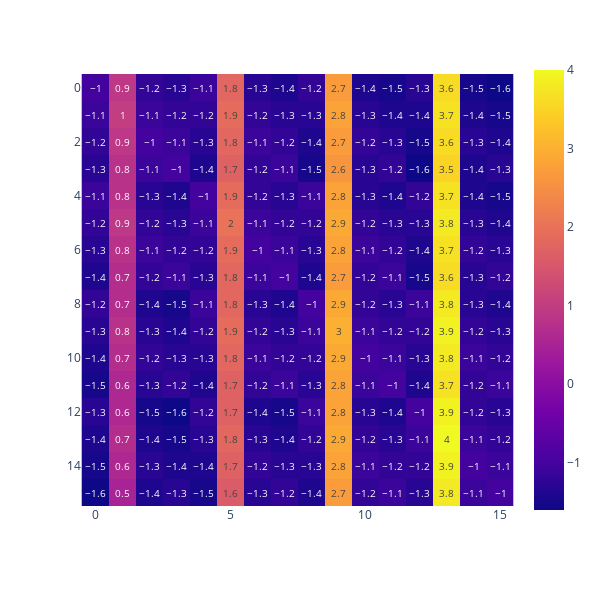
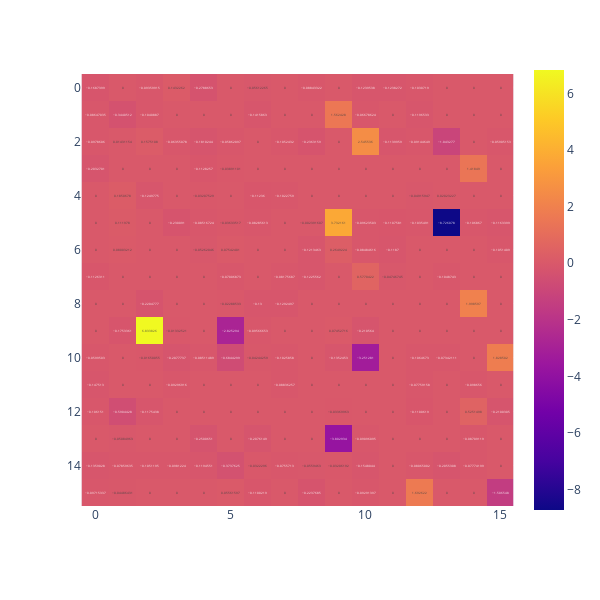
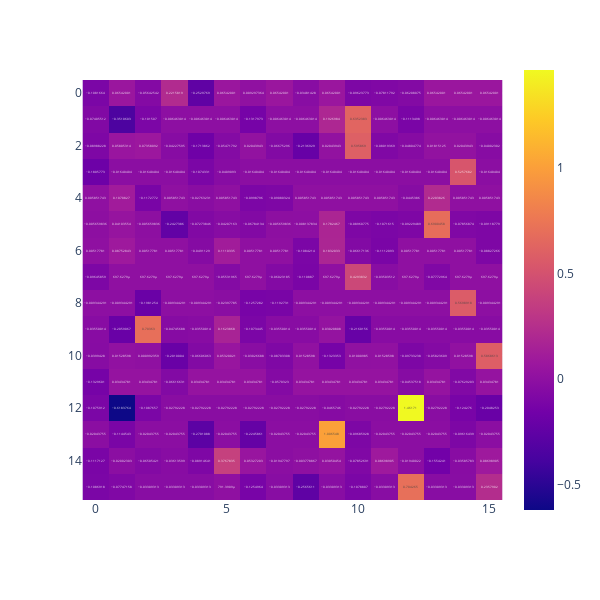
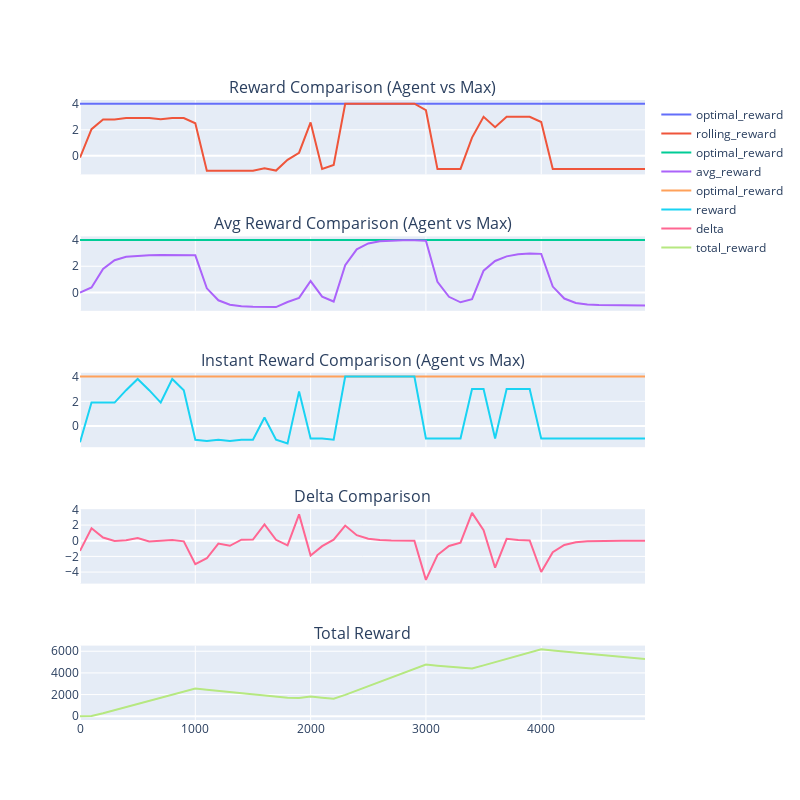

Source (notebook cell) for these figures, in order:
### Code cell
assess_step(exp_env, exp_agent, env_1d_mapping, env_1d_mapping_flipped, running_dict_list)

### Figure 1 — Plotly figure (JSON) as saved in the notebook; plotly's stock layout.template omitted (floating-point values rounded to 4 significant figures; data arrays with more than 128 entries replaced by an {"elided": "..."} marker saying what was removed)
{"data": [{"coloraxis": "coloraxis", "hovertemplate": "x: %{x}<br>y: %{y}<br>color: %{z}<extra></extra>", "name": "0", "texttemplate": "%{z}", "type": "heatmap", "xaxis": "x", "yaxis": "y", "z": {"elided": "16x16 float values"}}], "layout": {"coloraxis": {"colorscale": [[0, "#0d0887"], [0.1111, "#46039f"], [0.2222, "#7201a8"], [0.3333, "#9c179e"], [0.4444, "#bd3786"], [0.5556, "#d8576b"], [0.6667, "#ed7953"], [0.7778, "#fb9f3a"], [0.8889, "#fdca26"], [1, "#f0f921"]]}, "height": 600, "margin": {"t": 60}, "width": 600, "xaxis": {"anchor": "y", "autorange": true, "constrain": "domain", "domain": [0, 1], "range": [-0.5, 15.5], "scaleanchor": "y"}, "yaxis": {"anchor": "x", "autorange": true, "constrain": "domain", "domain": [0.03043, 0.9696], "range": [15.5, -0.5]}}}

### Figure 2 — Plotly figure (JSON) as saved in the notebook; plotly's stock layout.template omitted (floating-point values rounded to 4 significant figures; data arrays with more than 128 entries replaced by an {"elided": "..."} marker saying what was removed)
{"data": [{"coloraxis": "coloraxis", "hovertemplate": "x: %{x}<br>y: %{y}<br>color: %{z}<extra></extra>", "name": "0", "texttemplate": "%{z}", "type": "heatmap", "xaxis": "x", "yaxis": "y", "z": {"elided": "16x16 float values"}}], "layout": {"coloraxis": {"colorscale": [[0, "#0d0887"], [0.1111, "#46039f"], [0.2222, "#7201a8"], [0.3333, "#9c179e"], [0.4444, "#bd3786"], [0.5556, "#d8576b"], [0.6667, "#ed7953"], [0.7778, "#fb9f3a"], [0.8889, "#fdca26"], [1, "#f0f921"]]}, "height": 600, "margin": {"t": 60}, "width": 600, "xaxis": {"anchor": "y", "autorange": true, "constrain": "domain", "domain": [0, 1], "range": [-0.5, 15.5], "scaleanchor": "y"}, "yaxis": {"anchor": "x", "autorange": true, "constrain": "domain", "domain": [0.03043, 0.9696], "range": [15.5, -0.5]}}}

### Figure 3 — Plotly figure (JSON) as saved in the notebook; plotly's stock layout.template omitted (floating-point values rounded to 4 significant figures; data arrays with more than 128 entries replaced by an {"elided": "..."} marker saying what was removed)
{"data": [{"coloraxis": "coloraxis", "hovertemplate": "x: %{x}<br>y: %{y}<br>color: %{z}<extra></extra>", "name": "0", "texttemplate": "%{z}", "type": "heatmap", "xaxis": "x", "yaxis": "y", "z": {"elided": "16x16 float values"}}], "layout": {"coloraxis": {"colorscale": [[0, "#0d0887"], [0.1111, "#46039f"], [0.2222, "#7201a8"], [0.3333, "#9c179e"], [0.4444, "#bd3786"], [0.5556, "#d8576b"], [0.6667, "#ed7953"], [0.7778, "#fb9f3a"], [0.8889, "#fdca26"], [1, "#f0f921"]]}, "height": 600, "margin": {"t": 60}, "width": 600, "xaxis": {"anchor": "y", "autorange": true, "constrain": "domain", "domain": [0, 1], "range": [-0.5, 15.5], "scaleanchor": "y"}, "yaxis": {"anchor": "x", "autorange": true, "constrain": "domain", "domain": [0.04348, 0.9565], "range": [15.5, -0.5]}}}

### Figure 4 — Plotly figure (JSON) as saved in the notebook; plotly's stock layout.template omitted (floating-point values rounded to 4 significant figures)
{"data": [{"name": "optimal_reward", "type": "scatter", "x": [0, 100, 200, 300, 400, 500, 600, 700, 800, 900, 1000, 1100, 1200, 1300, 1400, 1500, 1600, 1700, 1800, 1900, 2000, 2100, 2200, 2300, 2400, 2500, 2600, 2700, 2800, 2900, 3000, 3100, 3200, 3300, 3400, 3500, 3600, 3700, 3800, 3900, 4000, 4100, 4200, 4300, 4400, 4500, 4600, 4700, 4800, 4900], "xaxis": "x", "y": [4, 4, 4, 4, 4, 4, 4, 4, 4, 4, 4, 4, 4, 4, 4, 4, 4, 4, 4, 4, 4, 4, 4, 4, 4, 4, 4, 4, 4, 4, 4, 4, 4, 4, 4, 4, 4, 4, 4, 4, 4, 4, 4, 4, 4, 4, 4, 4, 4, 4], "yaxis": "y"}, {"name": "rolling_reward", "type": "scatter", "x": [0, 100, 200, 300, 400, 500, 600, 700, 800, 900, 1000, 1100, 1200, 1300, 1400, 1500, 1600, 1700, 1800, 1900, 2000, 2100, 2200, 2300, 2400, 2500, 2600, 2700, 2800, 2900, 3000, 3100, 3200, 3300, 3400, 3500, 3600, 3700, 3800, 3900, 4000, 4100, 4200, 4300, 4400, 4500, 4600, 4700, 4800, 4900], "xaxis": "x", "y": [-0.13, 2.049, 2.796, 2.799, 2.902, 2.899, 2.9, 2.8, 2.9, 2.9, 2.5, -1.137, -1.133, -1.136, -1.133, -1.133, -0.9499, -1.128, -0.3058, 0.2403, 2.565, -1.002, -0.6969, 3.998, 4.0, 4.0, 4.0, 4.0, 4.0, 4.0, 3.5, -0.9999, -1.0, -1.0, 1.404, 3.0, 2.204, 3.0, 3.0, 3.0, 2.6, -0.9999, -1.0, -1.0, -1.0, -1.0, -1.0, -1.0, -1.0, -1.0], "yaxis": "y"}, {"name": "optimal_reward", "type": "scatter", "x": [0, 100, 200, 300, 400, 500, 600, 700, 800, 900, 1000, 1100, 1200, 1300, 1400, 1500, 1600, 1700, 1800, 1900, 2000, 2100, 2200, 2300, 2400, 2500, 2600, 2700, 2800, 2900, 3000, 3100, 3200, 3300, 3400, 3500, 3600, 3700, 3800, 3900, 4000, 4100, 4200, 4300, 4400, 4500, 4600, 4700, 4800, 4900], "xaxis": "x2", "y": [4, 4, 4, 4, 4, 4, 4, 4, 4, 4, 4, 4, 4, 4, 4, 4, 4, 4, 4, 4, 4, 4, 4, 4, 4, 4, 4, 4, 4, 4, 4, 4, 4, 4, 4, 4, 4, 4, 4, 4, 4, 4, 4, 4, 4, 4, 4, 4, 4, 4], "yaxis": "y2"}, {"name": "avg_reward", "type": "scatter", "x": [0, 100, 200, 300, 400, 500, 600, 700, 800, 900, 1000, 1100, 1200, 1300, 1400, 1500, 1600, 1700, 1800, 1900, 2000, 2100, 2200, 2300, 2400, 2500, 2600, 2700, 2800, 2900, 3000, 3100, 3200, 3300, 3400, 3500, 3600, 3700, 3800, 3900, 4000, 4100, 4200, 4300, 4400, 4500, 4600, 4700, 4800, 4900], "xaxis": "x2", "y": [-0.013, 0.3712, 1.788, 2.457, 2.721, 2.802, 2.843, 2.857, 2.864, 2.865, 2.836, 0.3112, -0.6054, -0.9419, -1.062, -1.107, -1.102, -1.124, -0.7361, -0.42, 0.869, -0.3202, -0.6996, 2.082, 3.298, 3.743, 3.906, 3.966, 3.987, 3.995, 3.948, 0.8112, -0.337, -0.7573, -0.5179, 1.66, 2.406, 2.757, 2.911, 2.967, 2.948, 0.4451, -0.471, -0.8064, -0.9291, -0.9741, -0.9905, -0.9965, -0.9987, -0.9995], "yaxis": "y2"}, {"name": "optimal_reward", "type": "scatter", "x": [0, 100, 200, 300, 400, 500, 600, 700, 800, 900, 1000, 1100, 1200, 1300, 1400, 1500, 1600, 1700, 1800, 1900, 2000, 2100, 2200, 2300, 2400, 2500, 2600, 2700, 2800, 2900, 3000, 3100, 3200, 3300, 3400, 3500, 3600, 3700, 3800, 3900, 4000, 4100, 4200, 4300, 4400, 4500, 4600, 4700, 4800, 4900], "xaxis": "x3", "y": [4, 4, 4, 4, 4, 4, 4, 4, 4, 4, 4, 4, 4, 4, 4, 4, 4, 4, 4, 4, 4, 4, 4, 4, 4, 4, 4, 4, 4, 4, 4, 4, 4, 4, 4, 4, 4, 4, 4, 4, 4, 4, 4, 4, 4, 4, 4, 4, 4, 4], "yaxis": "y3"}, {"name": "reward", "type": "scatter", "x": [0, 100, 200, 300, 400, 500, 600, 700, 800, 900, 1000, 1100, 1200, 1300, 1400, 1500, 1600, 1700, 1800, 1900, 2000, 2100, 2200, 2300, 2400, 2500, 2600, 2700, 2800, 2900, 3000, 3100, 3200, 3300, 3400, 3500, 3600, 3700, 3800, 3900, 4000, 4100, 4200, 4300, 4400, 4500, 4600, 4700, 4800, 4900], "xaxis": "x3", "y": [-1.3, 1.9, 1.9, 1.9, 2.9, 3.8, 2.9, 1.9, 3.8, 2.9, -1.1, -1.2, -1.1, -1.2, -1.1, -1.1, 0.7, -1.1, -1.4, 2.8, -1, -1, -1.1, 4, 4, 4, 4, 4, 4, 4, -1, -1, -1, -1, 3, 3, -1, 3, 3, 3, -1, -1, -1, -1, -1, -1, -1, -1, -1, -1], "yaxis": "y3"}, {"name": "delta", "type": "scatter", "x": [0, 100, 200, 300, 400, 500, 600, 700, 800, 900, 1000, 1100, 1200, 1300, 1400, 1500, 1600, 1700, 1800, 1900, 2000, 2100, 2200, 2300, 2400, 2500, 2600, 2700, 2800, 2900, 3000, 3100, 3200, 3300, 3400, 3500, 3600, 3700, 3800, 3900, 4000, 4100, 4200, 4300, 4400, 4500, 4600, 4700, 4800, 4900], "xaxis": "x4", "y": [-1.3, 1.585, 0.4061, -0.04319, 0.07048, 0.351, -0.09399, -0.03084, 0.1036, -0.07261, -2.983, -2.237, -0.3528, -0.6419, 0.1293, 0.153, 2.091, 0.1203, -0.5905, 3.366, -1.888, -0.6866, 0.1323, 1.937, 0.7092, 0.2596, 0.09501, 0.03478, 0.01273, 0.00466, -4.998, -1.83, -0.6697, -0.2451, 3.553, 1.354, -3.441, 0.245, 0.08969, 0.03283, -3.988, -1.46, -0.5343, -0.1956, -0.07159, -0.0262, -0.009591, -0.003511, -0.001285, -0.0004704], "yaxis": "y4"}, {"name": "total_reward", "type": "scatter", "x": [0, 100, 200, 300, 400, 500, 600, 700, 800, 900, 1000, 1100, 1200, 1300, 1400, 1500, 1600, 1700, 1800, 1900, 2000, 2100, 2200, 2300, 2400, 2500, 2600, 2700, 2800, 2900, 3000, 3100, 3200, 3300, 3400, 3500, 3600, 3700, 3800, 3900, 4000, 4100, 4200, 4300, 4400, 4500, 4600, 4700, 4800, 4900], "xaxis": "x5", "y": [-1.3, 24.0, 275.6, 560.0, 847.9, 1132.0, 1419.0, 1705.0, 1992.0, 2279.0, 2562.0, 2448.0, 2335.0, 2222.0, 2109.0, 1995.0, 1884.0, 1770.0, 1716.0, 1686.0, 1814.0, 1713.0, 1617.0, 1974.0, 2374.0, 2774.0, 3174.0, 3574.0, 3974.0, 4374.0, 4769.0, 4669.0, 4569.0, 4469.0, 4412.0, 4699.0, 4991.0, 5282.0, 5582.0, 5882.0, 6178.0, 6078.0, 5978.0, 5878.0, 5778.0, 5678.0, 5578.0, 5478.0, 5378.0, 5278.0], "yaxis": "y5"}], "layout": {"annotations": [{"font": {"size": 16}, "showarrow": false, "text": "Reward Comparison (Agent vs Max)", "x": 0.5, "xanchor": "center", "xref": "paper", "y": 1, "yanchor": "bottom", "yref": "paper"}, {"font": {"size": 16}, "showarrow": false, "text": "Avg Reward Comparison (Agent vs Max)", "x": 0.5, "xanchor": "center", "xref": "paper", "y": 0.78, "yanchor": "bottom", "yref": "paper"}, {"font": {"size": 16}, "showarrow": false, "text": "Instant Reward Comparison (Agent vs Max)", "x": 0.5, "xanchor": "center", "xref": "paper", "y": 0.56, "yanchor": "bottom", "yref": "paper"}, {"font": {"size": 16}, "showarrow": false, "text": "Delta Comparison", "x": 0.5, "xanchor": "center", "xref": "paper", "y": 0.34, "yanchor": "bottom", "yref": "paper"}, {"font": {"size": 16}, "showarrow": false, "text": "Total Reward", "x": 0.5, "xanchor": "center", "xref": "paper", "y": 0.12, "yanchor": "bottom", "yref": "paper"}], "height": 800, "title": {"text": ""}, "width": 800, "xaxis": {"anchor": "y", "autorange": true, "domain": [0, 1], "matches": "x5", "range": [0, 4900], "showticklabels": false, "type": "linear"}, "xaxis2": {"anchor": "y2", "autorange": true, "domain": [0, 1], "matches": "x5", "range": [0, 4900], "showticklabels": false, "type": "linear"}, "xaxis3": {"anchor": "y3", "autorange": true, "domain": [0, 1], "matches": "x5", "range": [0, 4900], "showticklabels": false, "type": "linear"}, "xaxis4": {"anchor": "y4", "autorange": true, "domain": [0, 1], "matches": "x5", "range": [0, 4900], "showticklabels": false, "type": "linear"}, "xaxis5": {"anchor": "y5", "autorange": true, "domain": [0, 1], "range": [0, 4900], "type": "linear"}, "yaxis": {"anchor": "x", "autorange": true, "domain": [0.88, 1], "range": [-1.422, 4.285], "type": "linear"}, "yaxis2": {"anchor": "x2", "autorange": true, "domain": [0.66, 0.78], "range": [-1.409, 4.285], "type": "linear"}, "yaxis3": {"anchor": "x3", "autorange": true, "domain": [0.44, 0.56], "range": [-1.7, 4.3], "type": "linear"}, "yaxis4": {"anchor": "x4", "autorange": true, "domain": [0.22, 0.34], "range": [-5.473, 4.029], "type": "linear"}, "yaxis5": {"anchor": "x5", "autorange": true, "domain": [0, 0.12], "range": [-344.6, 6521.0], "type": "linear"}}}
